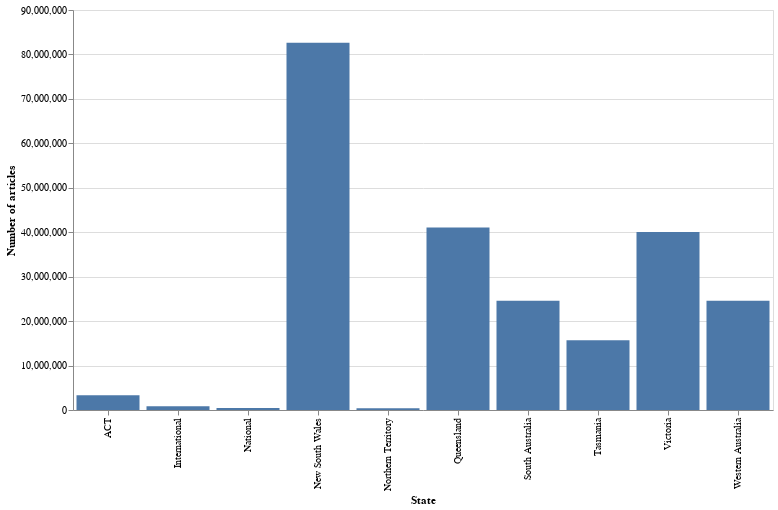

This figure's notebook cell:
### Markdown cell above
The first thing that's obvious is that not all 'states' are states. This facet has been expanded to incorporate 'National', and 'International' newspapers. Let's look at how the numbers in each 'state' compare.

### Code cell
# Chart the results
alt.Chart(df_states).mark_bar().encode(
    x=alt.X("state:N", title="State"),
    y=alt.Y("total_results:Q", axis=alt.Axis(format=",d", title="Number of articles")),
    tooltip=[
        alt.Tooltip("state", title="State"),
        alt.Tooltip("total_results:Q", title="Articles", format=","),
    ],
).properties(width=700, height=400)

### Figure 1 — Vega-Lite specification as saved in the notebook (floating-point values rounded to 4 significant figures)
{"config": {"view": {"continuousWidth": 400, "continuousHeight": 300}}, "data": {"name": "data-c7ae208fc01608a362b3c625ddef7d57"}, "mark": "bar", "encoding": {"tooltip": [{"field": "state", "title": "State", "type": "nominal"}, {"field": "total_results", "format": ",", "title": "Articles", "type": "quantitative"}], "x": {"field": "state", "title": "State", "type": "nominal"}, "y": {"axis": {"format": ",d", "title": "Number of articles"}, "field": "total_results", "type": "quantitative"}}, "height": 400, "width": 700, "$schema": "https://vega.github.io/schema/vega-lite/v4.17.0.json", "datasets": {"data-c7ae208fc01608a362b3c625ddef7d57": [{"state": "New South Wales", "total_results": 82646819}, {"state": "Queensland", "total_results": 41089936}, {"state": "Victoria", "total_results": 40052916}, {"state": "Western Australia", "total_results": 24596770}, {"state": "South Australia", "total_results": 24562882}, {"state": "Tasmania", "total_results": 15706736}, {"state": "ACT", "total_results": 3296997}, {"state": "International", "total_results": 851152}, {"state": "National", "total_results": 452926}, {"state": "Northern Territory", "total_results": 409433}]}}
